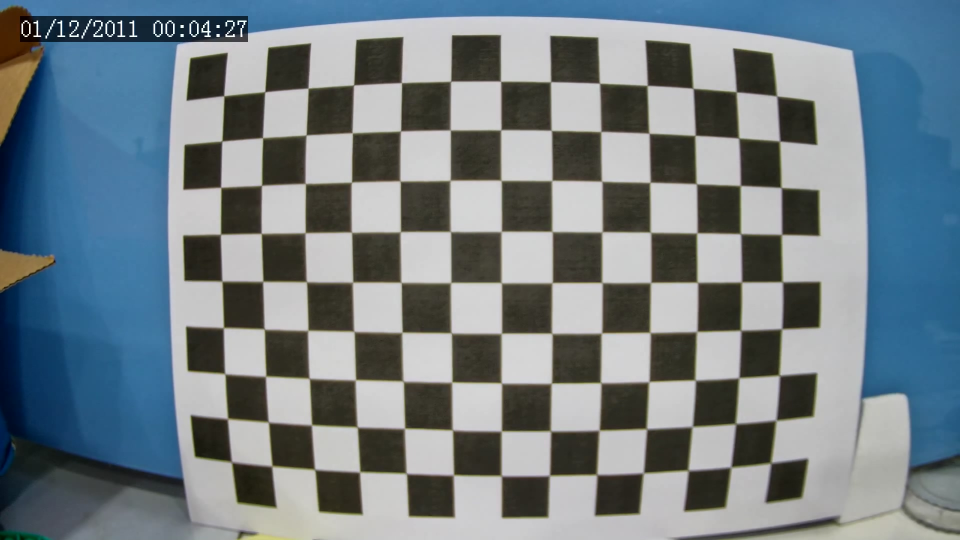
#> input picture calib/20250528105245.jpg, 1920 x 1080 px (shown at 1/2 size)
$ jupyter execute --allow-errors tags.ipynb   (shell and % lines are left out)   (text cells are left out)
#> lines starting #> are read from the running program, lines starting #| are printed output that depends on the picture; after the words box and inside, x2 and y2 are one past the last pixel; in counts of white or black regions, pixels touching at a corner belong together; pictures that were not available may be replaced by others from this repository, and a replacement may not be noted
[cell 1]
import cv2
import numpy as np
import glob
import pickle
import os

def generate_camera_intrinsics(
    calib_folder="calib",
    pattern_size=(13, 9),       # 13 x 9 inner corners
    square_size=0.02            # 20mm squares in meters
):
#> called with calib_folder = 'calib', pattern_size = (13, 9), square_size = 0.02
    objp = np.zeros((pattern_size[0]*pattern_size[1], 3), np.float32)
    objp[:, :2] = np.mgrid[0:pattern_size[0], 0:pattern_size[1]].T.reshape(-1, 2)
    objp *= square_size

    objpoints = []  # 3D points in real-world space
    imgpoints = []  # 2D points in image plane

    images = glob.glob(os.path.join(calib_folder, '*.jpg'))

    if not images:
        raise RuntimeError(f"No images found in {calib_folder}")

    print(f"[INFO] Found {len(images)} calibration images.")

    for fname in images:
        img = cv2.imread(fname)
#> img is the input picture: shape (1080, 1920, 3); mean B, G, R 132.9, 126.5, 114.2
        if img is None:
            print(f"[WARNING] Could not read image: {fname}")
            continue
        gray = cv2.cvtColor(img, cv2.COLOR_BGR2GRAY)
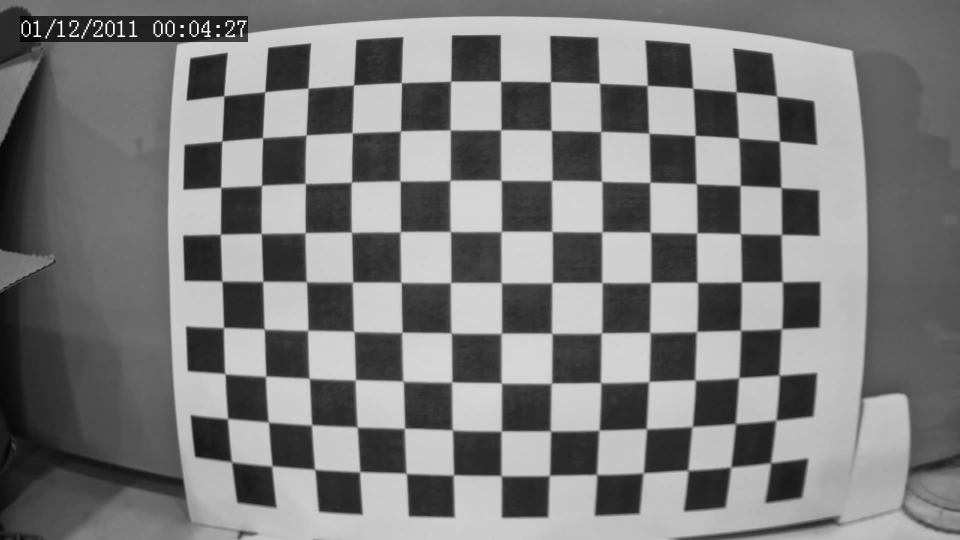
#> gray: shape (1080, 1920) (shown at 1/2 size); min 0, max 255, mean 123.5

        ret, corners = cv2.findChessboardCorners(gray, pattern_size, None)
#> ret = True; corners = 117 rows, first 8: [447.4, 191.2], [530.8, 183.6], [616.9, 176.6], [708.3, 169.8], [802.5, 166.5], [902.5, 162], [1001.5, 163.5], [1101.5, 164]

        if ret:
            objpoints.append(objp)
            corners2 = cv2.cornerSubPix(
                gray, corners, (11, 11), (-1, -1),
                criteria=(cv2.TERM_CRITERIA_EPS + cv2.TERM_CRITERIA_MAX_ITER, 30, 0.001)
            )
#> corners2 = 117 rows, first 8: [448.2, 192.1], [530.2, 183.9], [616.6, 176.7], [707.7, 170.4], [803.3, 165.7], [901.8, 162.9], [1001.5, 162.9], [1101.6, 163.9]
            imgpoints.append(corners2)

            # Optional: show visual feedback
            vis = img.copy()
            cv2.drawChessboardCorners(vis, pattern_size, corners2, ret)
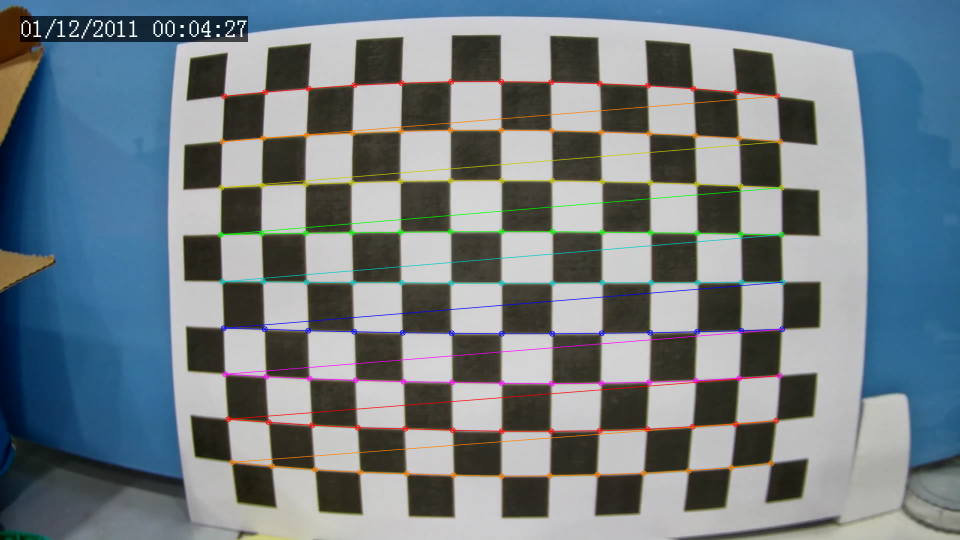
#> vis: shape (1080, 1920, 3) (shown at 1/2 size); 3.11% of pixels changed, all inside (x1, y1, x2, y2) = (435, 157, 1572, 959)
            cv2.imshow('Detected Corners', vis)
            cv2.waitKey(100)
        else:
            print(f"[WARNING] Corners not found in: {fname}")
#> pass 2 of the loop in generate_camera_intrinsics, `for fname in images:`:
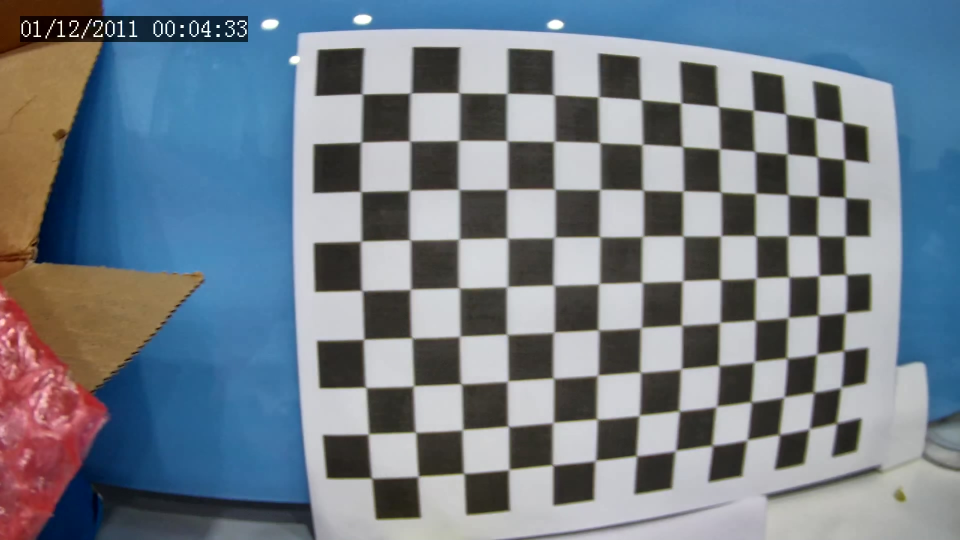
#> input picture calib/20250528105251.jpg, 1920 x 1080 px (shown at 1/2 size)
#> in generate_camera_intrinsics, img is the input picture: shape (1080, 1920, 3); mean B, G, R 137, 126.3, 115.3
#> in generate_camera_intrinsics, `gray = cv2.cvtColor(img, cv2.COLOR_BGR2GRAY)`:
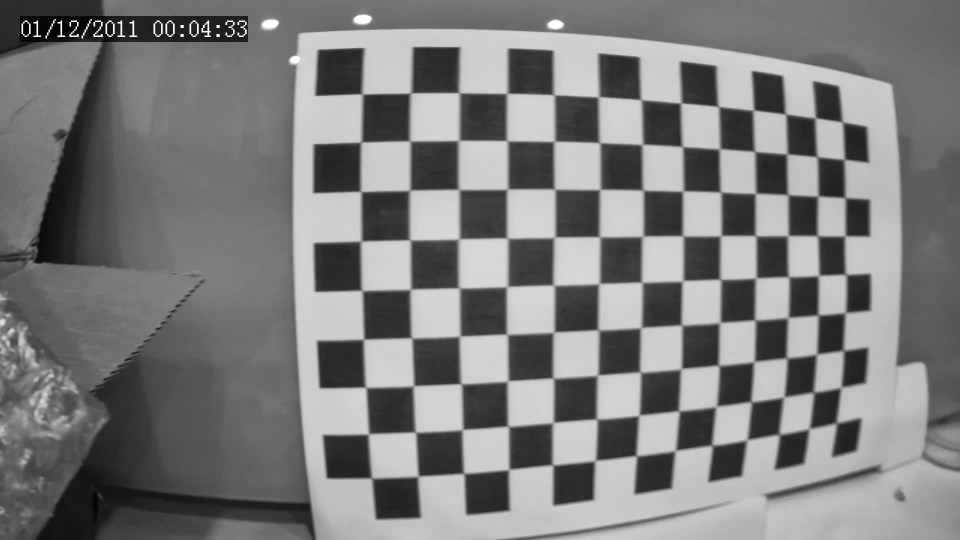
#> gray: shape (1080, 1920) (shown at 1/2 size); min 0, max 255, mean 124.2
#> corners = 117 rows, first 8: [725, 188.5], [822, 187.5], [918.5, 186], [1016, 187.1], [1109, 189.5], [1197.5, 194], [1283, 200], [1362, 206.5]
#> corners2 = 117 rows, first 8: [724.5, 188.3], [821.4, 186.4], [918.3, 186], [1014.7, 187], [1108.3, 190], [1197.2, 194.1], [1282.4, 199.8], [1362.1, 206.3]
#> in generate_camera_intrinsics, `cv2.drawChessboardCorners(vis, pattern_size, corners2, ret)`:
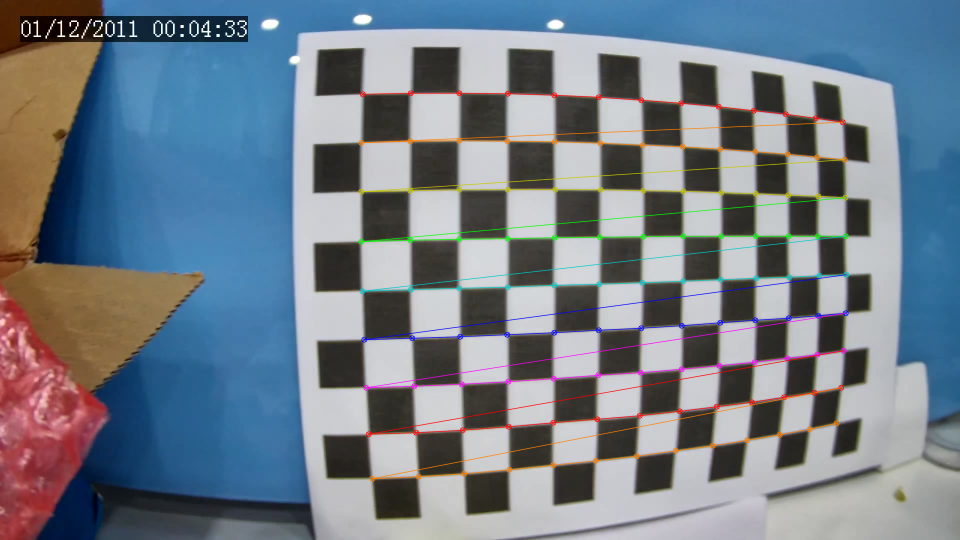
#> vis: shape (1080, 1920, 3) (shown at 1/2 size); 2.77% of pixels changed, all inside (x1, y1, x2, y2) = (716, 180, 1699, 964)
#> pass 3 of the loop in generate_camera_intrinsics, `for fname in images:`:
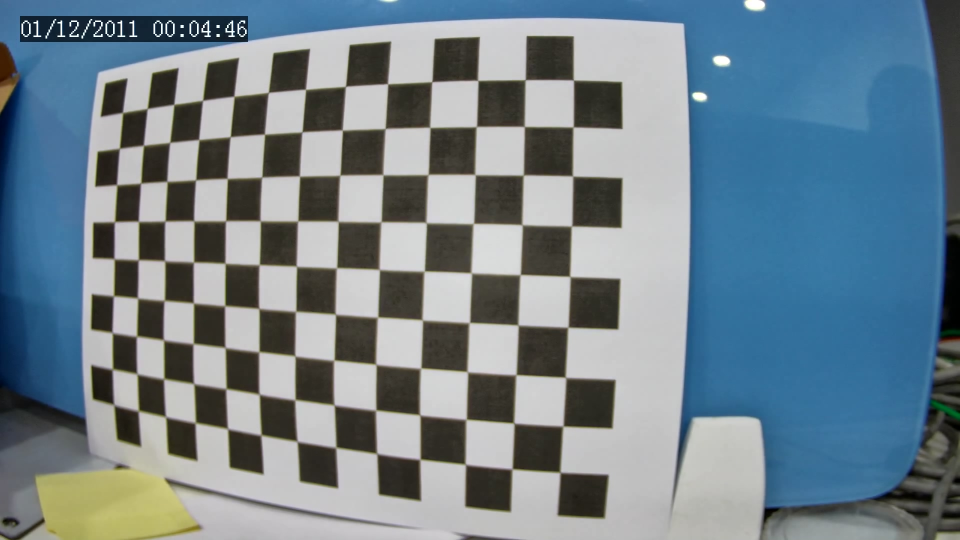
#> input picture calib/20250528105305.jpg, 1920 x 1080 px (shown at 1/2 size)
#> in generate_camera_intrinsics, img is the input picture: shape (1080, 1920, 3); mean B, G, R 140.1, 130.4, 113.4
#> in generate_camera_intrinsics, `gray = cv2.cvtColor(img, cv2.COLOR_BGR2GRAY)`:
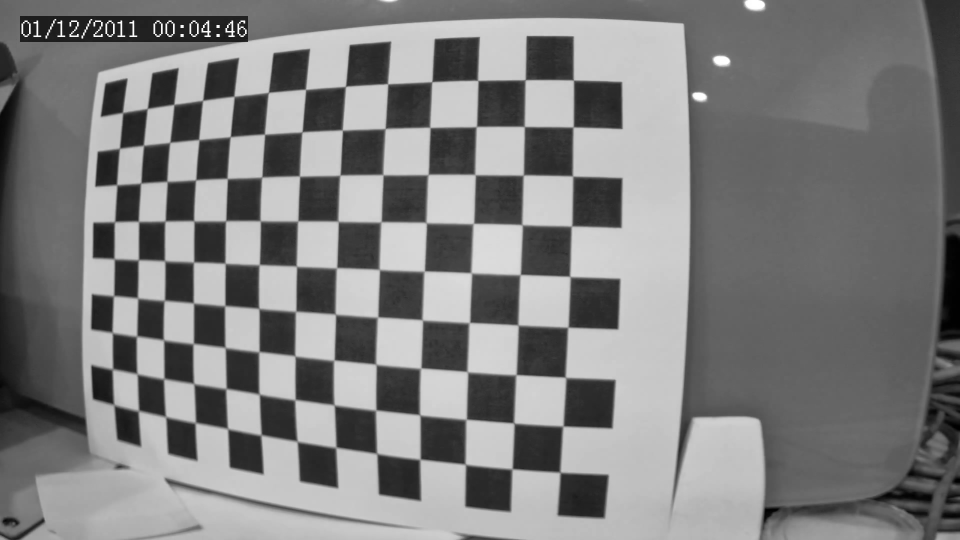
#> gray: shape (1080, 1920) (shown at 1/2 size); min 0, max 255, mean 126.4
#> corners = 117 rows, first 8: [245.5, 226], [293.4, 219.3], [347.4, 208.3], [406, 201.5], [467.1, 192.1], [538.4, 184], [611.5, 179], [692.7, 172.9]
#> corners2 = 117 rows, first 8: [245.7, 225.7], [294.9, 217.5], [348.3, 209.2], [405.8, 201.2], [468.5, 193], [537.2, 185.2], [611.5, 179.1], [691.4, 173.2]
#> in generate_camera_intrinsics, `cv2.drawChessboardCorners(vis, pattern_size, corners2, ret)`:
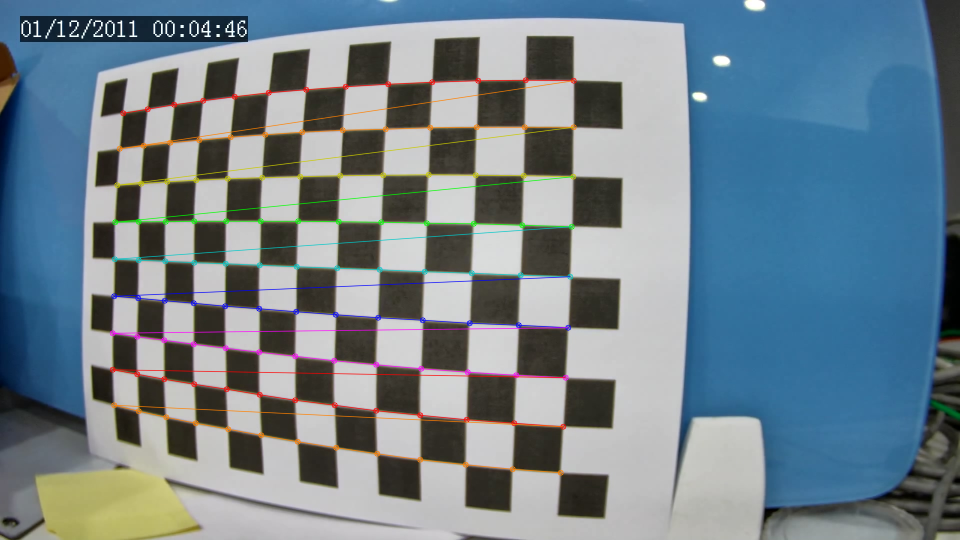
#> vis: shape (1080, 1920, 3) (shown at 1/2 size); 2.66% of pixels changed, all inside (x1, y1, x2, y2) = (219, 154, 1154, 952)
#> the loop made 4 passes; the first 3 are shown

    cv2.destroyAllWindows()

    if len(objpoints) < 5:
        raise RuntimeError("Not enough valid calibration images with detected corners.")

    # Calibrate
    ret, K, dist, rvecs, tvecs = cv2.calibrateCamera(
        objpoints, imgpoints, gray.shape[::-1], None, None
    )

    print("[INFO] Calibration successful.")
    print("Camera matrix:\n", K)
    print("Distortion coefficients:\n", dist)

    # Save calibration data
    with open("camera_intrinsics.pkl", "wb") as f:
        pickle.dump({'K': K, 'dist': dist}, f)

    print("[INFO] Saved to camera_intrinsics.pkl")

#> (the rest of this cell did not finish here and is left out)

[cell 2]
import cv2
import numpy as np
import os
import yaml
from pupil_apriltags import Detector

def save_reference_poses(rtsp_url, tag_size=0.04):
#> called with rtsp_url = 'rtsp://your_rtsp_stream', tag_size = 0.04
    cap = cv2.VideoCapture(rtsp_url)
    if not cap.isOpened():
        print("[ERROR] Cannot open RTSP stream.")
        return

    with open("camera_intrinsics.pkl", "rb") as f:
#> (reads camera_intrinsics.pkl from the repository)
        data = pickle.load(f)
    K = data['K']
    dist = data['dist']

    fx, fy = K[0, 0], K[1, 1]
    cx, cy = K[0, 2], K[1, 2]
    camera_params = [fx, fy, cx, cy]

    detector = Detector(families='tag36h11')

    reference_data = {}

    print("[INFO] Press 's' to save the current tag pose. Press 'q' to quit.")
    while True:
        ret, frame = cap.read()
        if not ret:
            continue

        gray = cv2.cvtColor(frame, cv2.COLOR_BGR2GRAY)
        detections = detector.detect(
            gray,
            estimate_tag_pose=True,
            camera_params=camera_params,
            tag_size=tag_size
        )

        for det in detections:
            rvec, _ = cv2.Rodrigues(det.pose_R)
            tvec = det.pose_t
            tag_id = det.tag_id

            cv2.drawFrameAxes(frame, K, dist, rvec, tvec, tag_size / 2)
            cv2.putText(frame, f"ID {tag_id}", tuple(det.center.astype(int)), cv2.FONT_HERSHEY_SIMPLEX, 0.5, (255, 0, 0), 2)

        cv2.imshow("Save Reference Pose", frame)
        key = cv2.waitKey(1)

        if key == ord('s'):
            for det in detections:
                rvec, _ = cv2.Rodrigues(det.pose_R)
                tvec = det.pose_t
                reference_data[det.tag_id] = {
                    'rvec': rvec.ravel().tolist(),
                    'tvec': tvec.ravel().tolist()
                }
            cv2.imwrite("reference_snapshot.jpg", frame)
            with open("reference_pose.yaml", "w") as f:
                yaml.dump(reference_data, f)
            print("[INFO] Reference pose and snapshot saved.")
            print("[INFO] Saved pose for detected tags.")

        elif key == ord('q'):
            with open("reference_pose.yaml", "w") as f:
                yaml.dump(reference_data, f, sort_keys=True)
            print("[INFO] Reference poses saved to reference_pose.yaml")
            break

    cap.release()
    cv2.destroyAllWindows()

if __name__ == "__main__":
    rtsp_url = "rtsp://your_rtsp_stream"
    save_reference_poses(rtsp_url)
#> (the call stopped at in save_reference_poses, `detector = Detector(families='tag36h11')`: pupil_apriltags is not available in this run)

[cell 3]
import cv2
import numpy as np
import pickle
import yaml
from pupil_apriltags import Detector

import cv2
import numpy as np
import yaml
import threading
import pickle
from pupil_apriltags import Detector

class VideoCaptureAsync:
    def __init__(self, src=0):
#> called with src = 'rtsp://your_rtsp_stream'
        self.src = src
        self.cap = cv2.VideoCapture(self.src)
        self.grabbed, self.frame = self.cap.read()
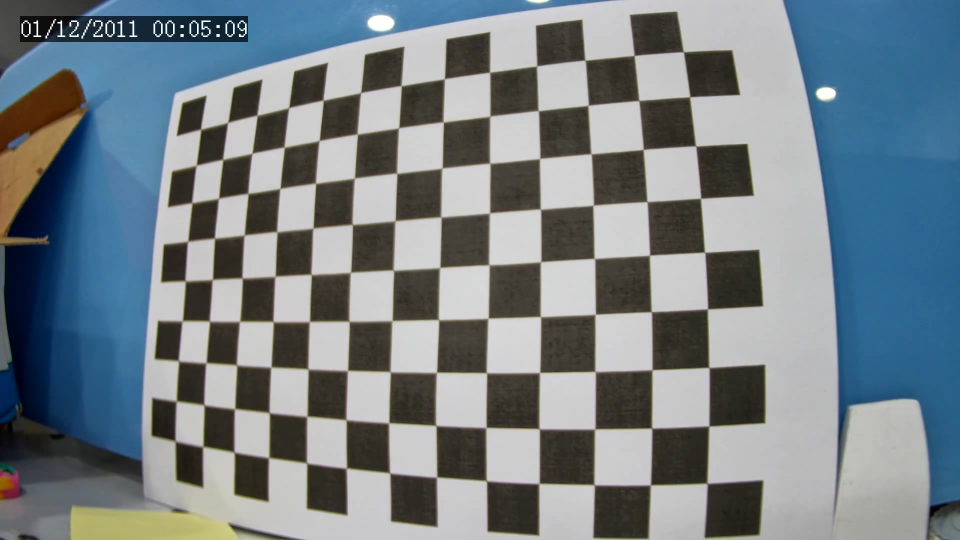
#> input picture calib/20250528105327.jpg, 1920 x 1080 px, given in place of your_rtsp_stream, which was not available (shown at 1/2 size)
#> self.frame is the input picture: shape (1080, 1920, 3); mean B, G, R 133.9, 128, 117.5
        self.started = False
        self.read_lock = threading.Lock()

    def start(self):
        if self.started:
            print('[WARNING] Video capture already started.')
            return None
        self.started = True
        self.thread = threading.Thread(target=self.update, daemon=True)
        self.thread.start()
        return self

    def update(self):
        while self.started:
            grabbed, frame = self.cap.read()
            with self.read_lock:
                self.grabbed = grabbed
                self.frame = frame

    # [10 lines left out: functions read, stop, not called in this run]

# === Parameters ===
RTSP_URL    = "rtsp://your_rtsp_stream"
TAG_SIZE    = 0.04      # meters
TOLERANCE_T = 0.01      # meters
TOLERANCE_R = 5         # degrees
FONT        = cv2.FONT_HERSHEY_SIMPLEX
ARROW_THICKNESS = 4
WIN_W, WIN_H = 1280, 720

# === Load Camera Intrinsics ===
with open("camera_intrinsics.pkl", "rb") as f:
    intr = pickle.load(f)
K    = intr["K"]
dist = intr["dist"]
fx, fy = K[0,0], K[1,1]
cx, cy = K[0,2], K[1,2]
camera_params = [fx, fy, cx, cy]

# === Load Reference Poses & Snapshot ===
with open("reference_pose.yaml", "r") as f:
    reference_data = yaml.safe_load(f)
reference_data = {int(k): v for k, v in reference_data.items()}

snapshot = cv2.imread("reference_snapshot.jpg")
snapshot_resized = cv2.resize(snapshot, (WIN_W, WIN_H)) if snapshot is not None else None

# === Init Camera & Tag Detector ===
cap = VideoCaptureAsync(rtsp_url).start()

#> (the rest of this cell did not finish here and is left out)

[cell 4]
import cv2
import numpy as np
import yaml
import threading
import pickle
from pupil_apriltags import Detector

class VideoCaptureAsync:
    def __init__(self, src=0):
        self.src = src
        self.cap = cv2.VideoCapture(self.src)
        self.grabbed, self.frame = self.cap.read()
        self.started = False
        self.read_lock = threading.Lock()

    def start(self):
        if self.started:
            print('[WARNING] Video capture already started.')
            return None
        self.started = True
        self.thread = threading.Thread(target=self.update, daemon=True)
        self.thread.start()
        return self

    def update(self):
        while self.started:
            grabbed, frame = self.cap.read()
            with self.read_lock:
                self.grabbed = grabbed
                self.frame = frame

    # [10 lines left out: functions read, stop, not called in this run]


def save_reference_poses(rtsp_url, tag_size=0.04):
    cap = VideoCaptureAsync(rtsp_url).start()

    with open("camera_intrinsics.pkl", "rb") as f:
        data = pickle.load(f)
    K = data['K']
    dist = data['dist']

    fx, fy = K[0, 0], K[1, 1]
    cx, cy = K[0, 2], K[1, 2]
    camera_params = [fx, fy, cx, cy]

    detector = Detector(families='tag36h11')

    reference_data = {}

    print("[INFO] Press 's' to save the current tag pose. Press 'q' to quit.")
    while True:
        ret, frame = cap.read()
        if not ret or frame is None:
            continue

        gray = cv2.cvtColor(frame, cv2.COLOR_BGR2GRAY)
        detections = detector.detect(
            gray,
            estimate_tag_pose=True,
            camera_params=camera_params,
            tag_size=tag_size
        )

        for det in detections:
            rvec, _ = cv2.Rodrigues(det.pose_R)
            tvec = det.pose_t
            tag_id = det.tag_id

            cv2.drawFrameAxes(frame, K, dist, rvec, tvec, tag_size / 2)
            cv2.putText(frame, f"ID {tag_id}", tuple(det.center.astype(int)),
                        cv2.FONT_HERSHEY_SIMPLEX, 0.5, (255, 0, 0), 2)

        cv2.imshow("Save Reference Pose", frame)
        key = cv2.waitKey(1)

        if key == ord('s'):
            for det in detections:
                rvec, _ = cv2.Rodrigues(det.pose_R)
                tvec = det.pose_t
                reference_data[det.tag_id] = {
                    'rvec': rvec.ravel().tolist(),
                    'tvec': tvec.ravel().tolist()
                }
            cv2.imwrite("reference_snapshot.jpg", frame)
            with open("reference_pose.yaml", "w") as f:
                yaml.dump(reference_data, f)
            print("[INFO] Reference pose and snapshot saved.")

        elif key == ord('q'):
            with open("reference_pose.yaml", "w") as f:
                yaml.dump(reference_data, f, sort_keys=True)
            print("[INFO] Reference poses saved to reference_pose.yaml")
            break

    cap.stop()
    cv2.destroyAllWindows()

if __name__ == "__main__":
    rtsp_url = "rtsp://your_rtsp_stream"
    save_reference_poses(rtsp_url)
#> (the call stopped at in save_reference_poses, `detector = Detector(families='tag36h11')`: pupil_apriltags is not available in this run)
